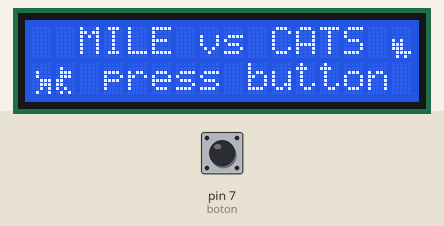
The sketch below on a simulated Arduino Uno, built with avr-gcc and run on an emulated ATmega328P. On the bench: 16×2 character LCD. The test bench sets the inputs (shaded band); at power-on: pin 7 (boton) LOW. Random numbers use the default seed unless the sketch sets one.

Above: at 1.3 s.
1.4 s: pin 7 (boton) pulled HIGH for 1.3 s
At 2.45 s:
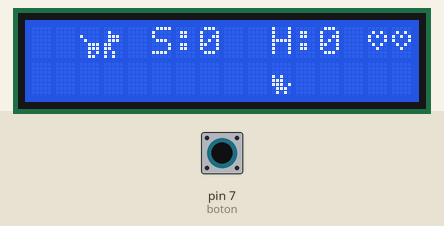
4.2 s: pin 7 (boton) pulled HIGH for 1.3 s
At 8.4 s:
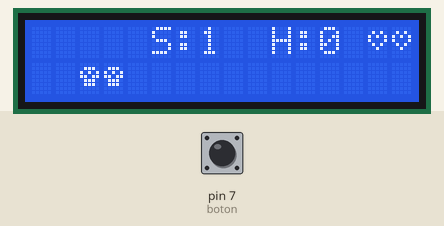
9.7 s: pin 7 (boton) pulled HIGH for 3.2 s
At 17.0 s:
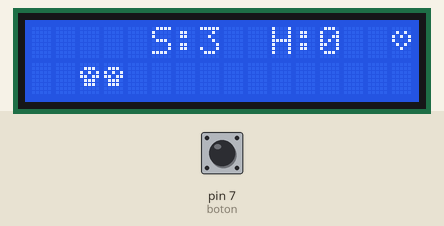
18.6 s: pin 7 (boton) pulled HIGH for 1.3 s
At 19.01 s:
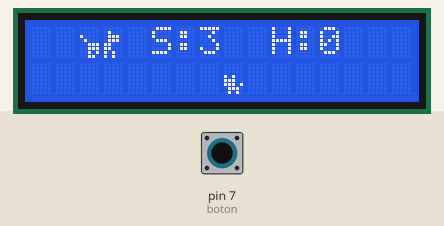
21.4 s: pin 7 (boton) driven HIGH
At 24.34 s:
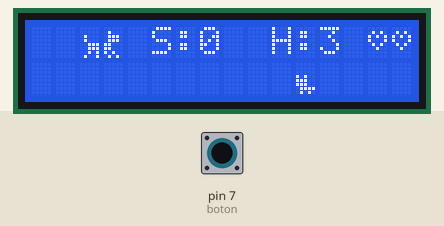
25.6 s: pin 7 (boton) driven LOW
At 26.13 s:
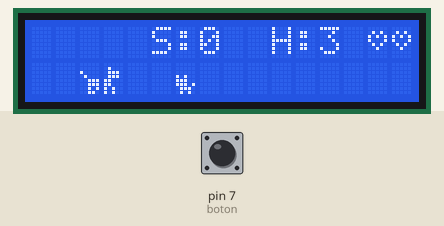

The sketch:

Game-mileva-vs-cats-V1.2.ino
```cpp
#include <LiquidCrystal_I2C.h>

LiquidCrystal_I2C lcd(0x27,16,2);  //seteo LCD

int boton = 7;  // el pin del botón
int vida = 3; //cantidad de vidas iniciales
int puntos = 0;
int high = 0; //high score
int x = 2; //posicion Mileva
int abajo = 1;  //fila piso
int arriba = 0; //fila salto
int v = 500;  //velocidad inicial
int start = 0; //bool

//sprites Mileva
byte mileva1a[] = {B00000, B00000, B01000, B01000, B00111, B00111, B00101, B01001};//cola
byte mileva2a[] = {B00000, B01000, B01110, B01110, B11000, B11000, B10100, B01010};//cabeza
byte mileva1b[] = {B00000, B00000, B10000, B01000, B00111, B00111, B00101, B00110};//cola
byte mileva2b[] = {B00000, B01000, B01110, B01110, B11000, B11000, B10100, B10100};//cabeza

//gatito

byte gato1a[] = {B00000, B00000, B00000, B10100, B11100, B11100, B01111, B01010};
byte gato1b[] = {B00000, B00000, B00000, B10100, B11100, B11101, B01110, B01010};

//sprites fijos
byte vidas[] = {B00000, B01010, B10101, B10001, B01010, B00100, B00000, B00000};
byte gameover[] = {B00000, B01110, B10101, B11011, B01110, B01110, B00000, B00000};

///////////////////////// SETUP /////////////////////////
void setup() {
//lcd
  lcd.init();
  lcd.backlight();

//boton
  pinMode(boton, INPUT);

//mileva
  lcd.createChar(0, mileva1a);
  lcd.createChar(1, mileva2a);
  lcd.createChar(2, mileva1b);
  lcd.createChar(3, mileva2b);

//otros
  lcd.createChar(4,vidas);
  lcd.createChar(5,gameover);

//gatito
  lcd.createChar(6,gato1a);
  lcd.createChar(7,gato1b);
}

///////////////////////// LOOP /////////////////////////

void loop() {

  int v = 500;
  while (start == 0 ){
    titulo();
    if (digitalRead(boton)){
      start = 1;
    }
  }
  juego();
}

///////////////////////// Pantalla de inicio /////////////////////////

void titulo(){
  lcd.clear();
  lcd.setCursor(2, 0);
  lcd.print("MILE vs CATS");
  lcd.setCursor(3, 1);
  lcd.print("press button");
  lcd.setCursor(0, 1);
  lcd.write(0);
  lcd.setCursor(1, 1);
  lcd.write(1);
  lcd.setCursor(15,0);
  lcd.write(6);
  delay(500);
  lcd.setCursor(0, 1);
  lcd.write(2);
  lcd.setCursor(1, 1);
  lcd.write(3);
  lcd.setCursor(15,0);
  lcd.write(7);
  delay(500);

  }

////////////////////// Juego /////////////////////////////


void caminar(int gato_x,int gato_y,int y, int v){

  if (v <300){
    lcd.setCursor(gato_x,gato_y);
    lcd.write(6);
    lcd.setCursor(x, y);
    lcd.write(0);
    lcd.setCursor(x+1, y);
    lcd.write(1);
    delay(150);
    }else{
    lcd.setCursor(gato_x,gato_y);
    lcd.write(6);
    lcd.setCursor(x, y);
    lcd.write(0);
    lcd.setCursor(x+1, y);
    lcd.write(1);
    delay(150);
    lcd.setCursor(x, y);
    lcd.write(2);
    lcd.setCursor(x+1, y);
    lcd.write(3);
    lcd.setCursor(gato_x,gato_y);
    lcd.write(7);
    delay(150);
    }
  }

void choque(int gato_x, int gato_y, int y){
  if (gato_x == x+1 && gato_y == y){
    lcd.setCursor(gato_x,gato_y);
    lcd.write(5);
    lcd.setCursor(gato_x-1,gato_y);
    lcd.write(5);
    delay(500);
    lcd.clear();
    if (vida >1){
        vida -= 1;
        juego();
      } else {
        lcd.setCursor(3,0);
        lcd.print("Game Over");
        lcd.setCursor(3,1);
        lcd.print("Final: "+ String(puntos));
        delay(2000);
        if (high < puntos){
              high = puntos;
        }
        puntos = 0;
        start = 0;
        vida = 3;
        v = 500;
        loop();
      }
    }
  }


void juego(){

      lcd.clear();
      //posicion del gatito
      int gato_x = random(9,15);
      int gato_y = 1;
      while(gato_x >=1){
        lcd.setCursor(5,0);
        lcd.print("S:"+String(puntos));
        lcd.setCursor(10,0);
        lcd.print("H:"+String(high));
        if (vida == 3){
          lcd.setCursor(14,0);
          lcd.write(4);
          lcd.setCursor(15,0);
          lcd.write(4);
        }  else  if (vida == 2){
          lcd.setCursor(15,0);
          lcd.write(4);
        }
        int push = digitalRead(boton);
        int y = abajo;
        if (push == HIGH){
          y = arriba;
          }
        caminar(gato_x,gato_y,y,v);
        choque(gato_x,gato_y,y);
        gato_x -=1;
        lcd.clear();
      }
     puntos += 1;
     v -= 50;
  }
```

Measured:
- what the display in image 2 shows lasts 0.5 s, from 8.1 s to 8.6 s
